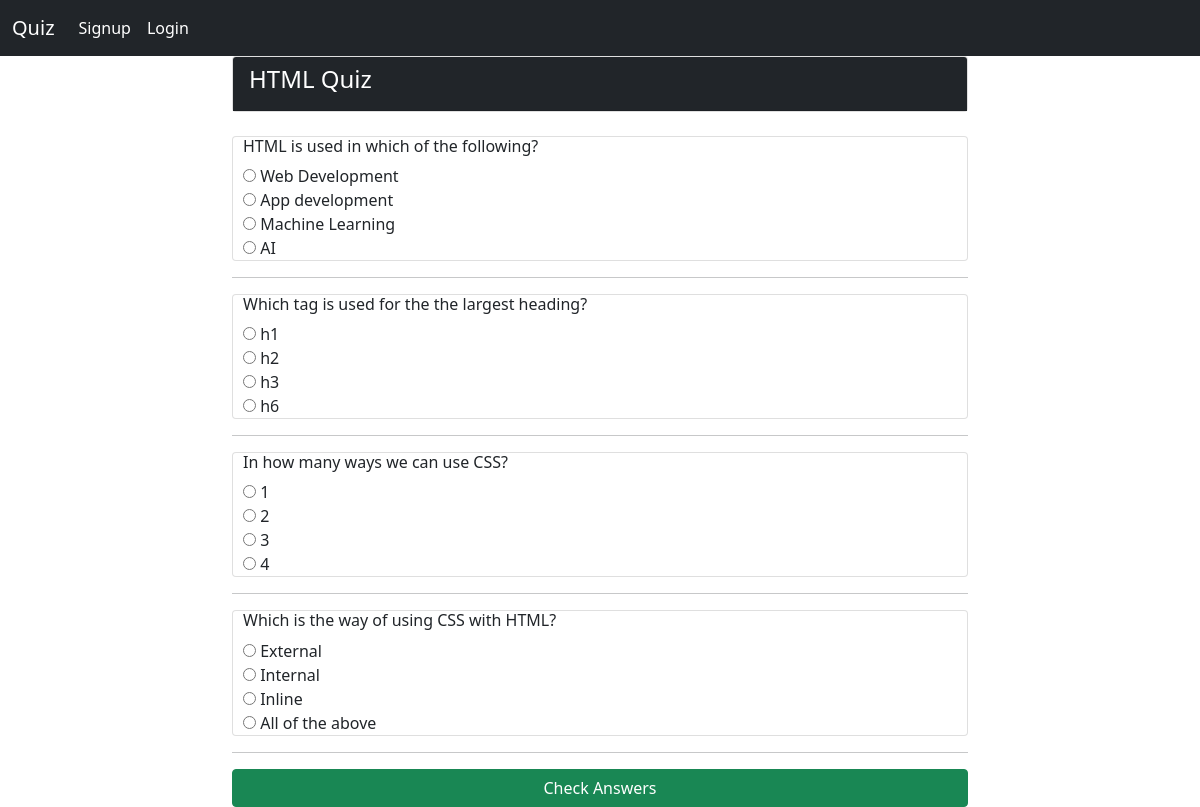
The page /quiz/11/ on the database its author committed.
### quiz_app/models.py (models this page shows, shortened)
class Quiz(models.Model):
    quiz_name = models.CharField(max_length=100, unique=True)
    author = models.ForeignKey(User, on_delete=models.CASCADE)
    created_at = models.DateTimeField(auto_now_add=True)
    class Meta:
        verbose_name_plural = 'Quizes'

class Question(models.Model):
    question = models.CharField(max_length=200, unique=True)
    quiz = models.ForeignKey(Quiz, on_delete=models.CASCADE)
    option_one = models.CharField(max_length=100)
    option_two = models.CharField(max_length=100)
    option_three = models.CharField(max_length=100)
    option_four = models.CharField(max_length=100)
    answer = models.CharField(max_length=100)
    created_at = models.DateTimeField(auto_now_add=True)
    def __str__(self):
        return self.question

### quiz_app/views.py (the view)
# urls.py: path('quiz/<int:id>/', views.quiz, name='quiz'),
def quiz(request, id):
    quiz = Quiz.objects.get(id=id)
    questions = Question.objects.filter(quiz=id)
    return render(request, 'quiz_app/quiz.html', {'questions': questions, 'quiz': quiz})

### quiz_app/templates/quiz_app/quiz.html (shortened to what this page needs)
{% extends 'quiz_app/base.html' %}
{% block content %}
<div class="container">
    <div class="row">
        <div class="col-md-8 offset-md-2">
        {% if questions %}
            <div class="card">
                <div class="card-header text-white bg-dark">
                    <div class="card-title">
                        <h4>
                            {{ quiz.quiz_name }}
                        </h4>
                    </div>
                </div>
            </div>
                <br>
                    {% for question in questions %}
                    <div class="card">
                        <h6 class="input_padding">{{ question }}</h6>
                        <label class="input_padding"><input class="rb" type="radio" name="{{question.id}}" value="{{question.option_one}}"> {{question.option_one}}</label>
                        <label class="input_padding"><input class="rb" type="radio" name="{{question.id}}" value="{{question.option_two}}"> {{question.option_two}}</label>
                        <label class="input_padding"><input class="rb" type="radio" name="{{question.id}}" value="{{question.option_three}}"> {{question.option_three}}</label>
                        <label class="input_padding"><input class="rb" type="radio" name="{{question.id}}" value="{{question.option_four}}"> {{question.option_four}}</label>
                    </div>
                    <hr>
                    {% endfor %}
                    <div class="d-grid gap-2 ">
                        <button class="btn btn-success">Check Answers</button>
                    </div>
                    {% endif %}
        </div>
    </div>
</div>
{% endblock %}

### quiz_app/templates/quiz_app/base.html (shortened to what this page needs)
{% load static %}
<!DOCTYPE html>
<html lang="en">
<head>
    <link href="https://cdn.jsdelivr.net/npm/bootstrap@5.0.1/dist/css/bootstrap.min.css" rel="stylesheet">
    <link rel="stylesheet" href="{% static 'css/main.css' %}">
</head>
    <nav class="navbar navbar-expand-lg bg-dark">
        <div class="container-fluid">
              <a class="navbar-brand text-white"  href="{% url 'welcome' %}">Quiz</a>
          <div class="collapse navbar-collapse" id="navbarNavAltMarkup">
            <div class="navbar-nav">
              {% if user.is_authenticated %}
              <a class="nav-link text-white" href="{% url 'create_quiz' %}">Create Quiz</a>
              <a class="nav-link text-white" href="{% url 'create_question' %}">Create Question</a>
              <a class="nav-link text-white" href="{% url 'my_quizes' %}">My Quizes</a>
              <a class="nav-link text-white" href="{% url 'logout' %}">Logout</a>
              {% with full_name=request.user.first_name.split %}
              {% for name in full_name|slice:":1" %}
              <a class="nav-link text-white" href="{% url 'profile' %}">Welcome {{ name }}</a>
              {% endfor %}
              {% endwith %}
              {% else %}
              <a class="nav-link text-white" href="{% url 'signup' %}">Signup</a>
              <a class="nav-link text-white" href="{% url 'login' %}">Login</a>
              {% endif %}
            </div>
          </div>
        </div>
    </nav>
    <body>
        {% block content %}
        {% endblock %}
    </body>
</html>

### quiz_app/static/css/main.css (style rules this page uses)
.input_padding { padding-left: 10px; }

### rows shown on the page
Quiz: quiz_name "HTML Quiz"
Question: question "HTML is used in which of the following?", option_one "Web Development", option_two "App development", option_three "Machine Learning", option_four "AI"
Question: question "Which tag is used for the the largest heading?", option_one "h1", option_two "h2", option_three "h3", option_four "h6"
Question: question "In how many ways we can use CSS?", option_one "1", option_two "2", option_three "3", option_four "4"
Question: question "Which is the way of using CSS with HTML?", option_one "External", option_two "Internal", option_three "Inline", option_four "All of the above"
